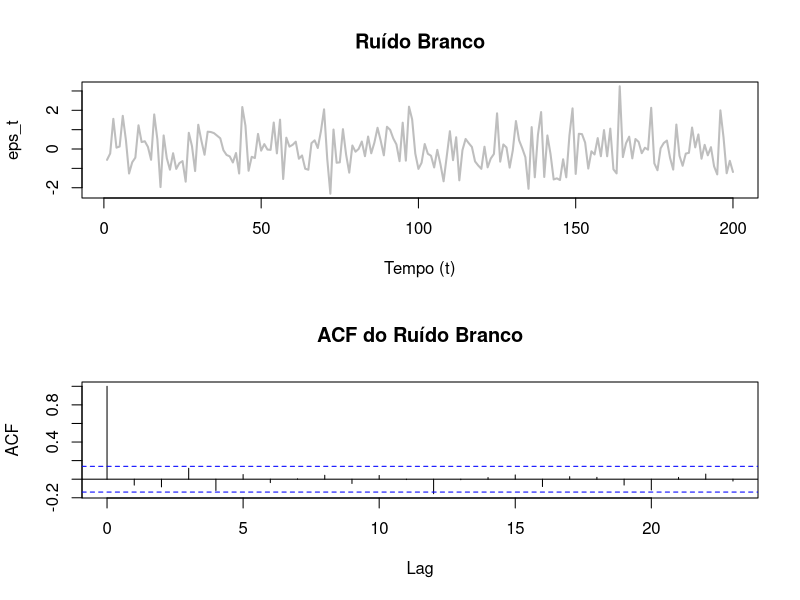
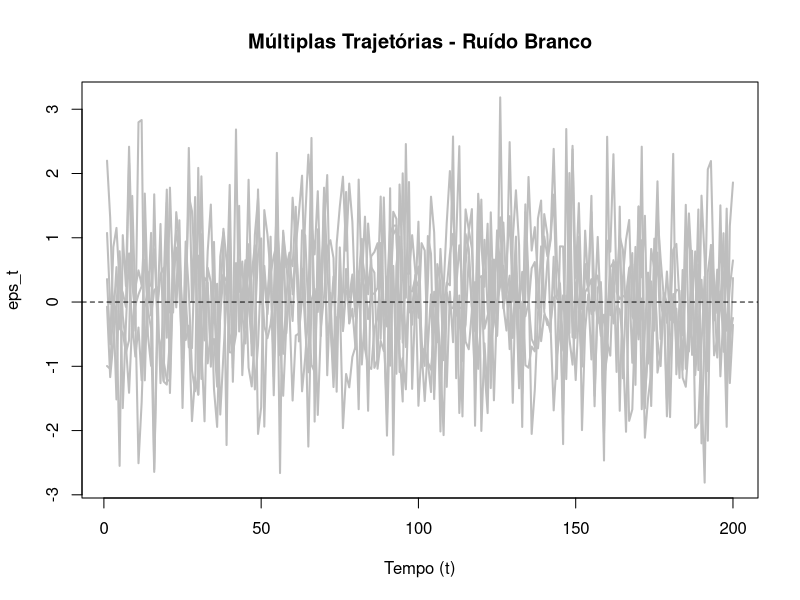
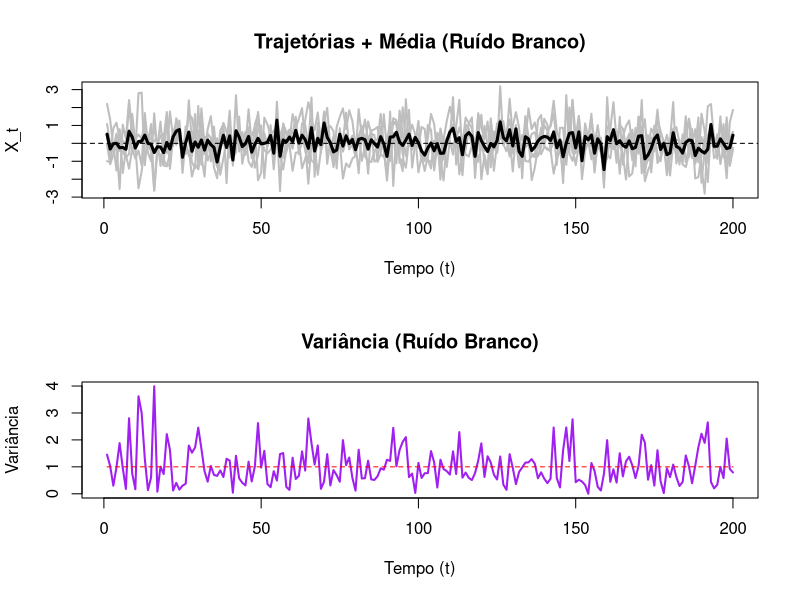
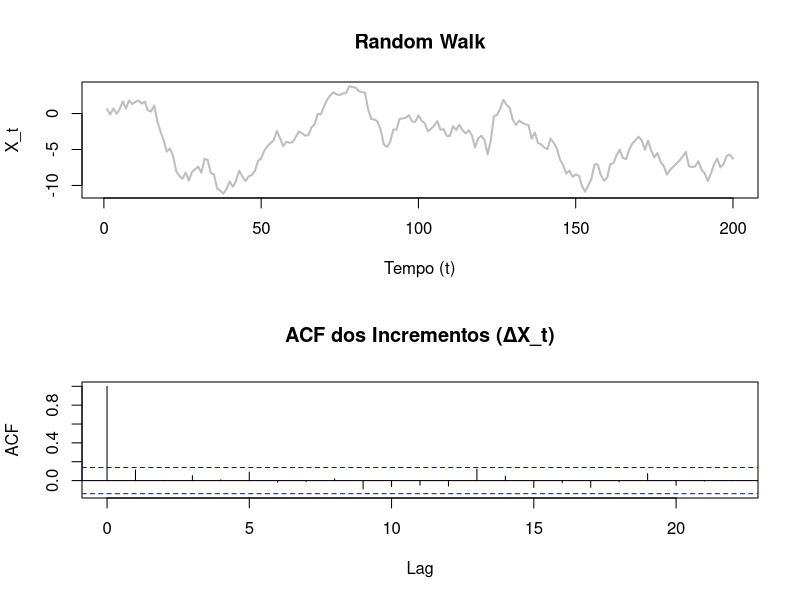
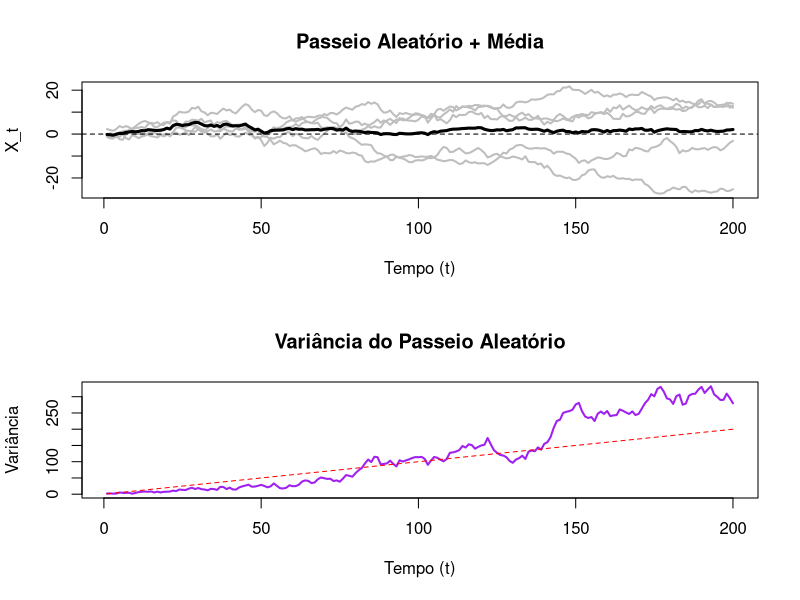
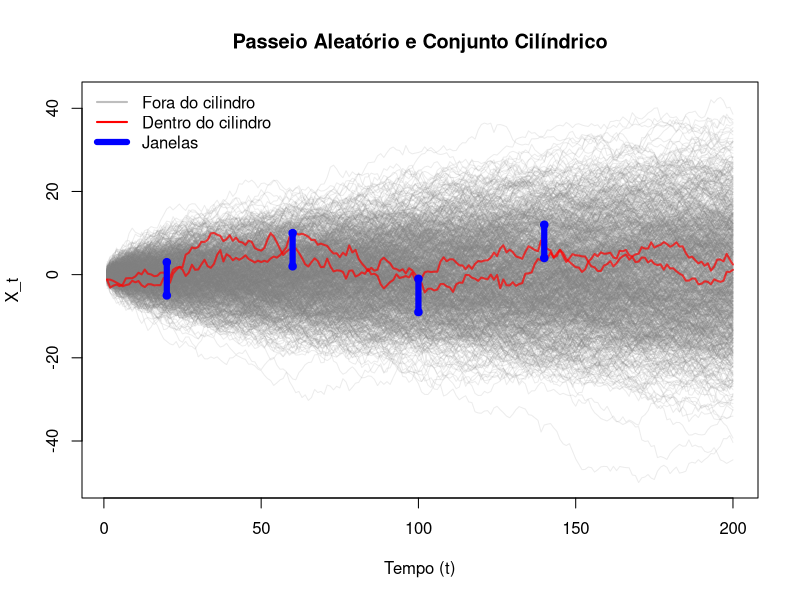

Generate these figures, in order, with R:
# (Original)
############################################################
# AULA PRÁTICA – PROCESSOS ESTOCÁSTICOS 
############################################################

rm(list = ls())
set.seed(123)

############################################################
# 1. PARÂMETROS GERAIS
############################################################

sigma2 <- 1  # variância do ruído branco

############################################################
# 2. SIMULAÇÃO
############################################################

############################################################
# RUÍDO BRANCO
############################################################

simular_ruido_branco <- function(n){
  # eps_t ~ N(0,1)
  return(rnorm(n, mean = 0, sd = sqrt(sigma2)))
}

############################################################
# MÚLTIPLAS TRAJETÓRIAS DE RUÍDO BRANCO
############################################################

simular_multiplas_trajetorias_ruido <- function(n, m){
  
  trajetorias <- matrix(0, nrow = n, ncol = m)
  
  for(i in 1:m){
    trajetorias[, i] <- simular_ruido_branco(n)
  }
  
  return(trajetorias)
}

############################################################
# PASSEIO ALEATÓRIO
# X_t = X_{t-1} + eps_t
############################################################

simular_passeio_aleatorio <- function(n){
  
  eps <- simular_ruido_branco(n)
  
  X <- numeric(n)
  
  # condição inicial
  X[1] <- eps[1]
  
  # construção recursiva
  if(n >= 2){
    for(t in 2:n){
      X[t] <- X[t-1] + eps[t]
    }
  }
  
  return(X)
}

############################################################
# MÚLTIPLOS PASSEIOS ALEATORIOS
############################################################

simular_multiplos_passeio_aleatorio <- function(n, m){
  
  trajetorias <- matrix(0, nrow = n, ncol = m)
  
  for(i in 1:m){
    trajetorias[, i] <- simular_passeio_aleatorio(n)
  }
  
  return(trajetorias)
}

############################################################
# 3. ESTATÍSTICAS
############################################################

############################################################
# MÉDIA
############################################################

calcular_media_trajetoria <- function(trajetorias){
  
  n <- nrow(trajetorias)
  m <- ncol(trajetorias)
  
  media <- numeric(n)
  
  for(t in 1:n){
    
    soma <- 0
    
    for(i in 1:m){
      soma <- soma + trajetorias[t,i]
    }
    
    media[t] <- soma / m
  }
  
  return(media)
}

############################################################
# VARIÂNCIA
############################################################

calcular_variancia_trajetoria <- function(trajetorias){
  
  n <- nrow(trajetorias)
  m <- ncol(trajetorias)
  
  if(m < 2){
    stop("São necessárias pelo menos duas trajetórias.")
  }
  
  variancia <- numeric(n)
  
  for(t in 1:n){
    soma <- 0
    
    for(i in 1:m){
      soma <- soma + trajetorias[t,i]
    }
    
    media <- soma / m
    
    soma <- 0
    
    for(i in 1:m){
      d <- trajetorias[t,i] - media
      soma <- soma + d*d
    }
    
    variancia[t] <- soma / (m-1)
  }
  
  return(variancia)
}

############################################################
# 4. PLOTS
############################################################

############################################################
# SÉRIE TEMPORAL
############################################################

plot_serie_temporal <- function(serie, titulo, ylab = "X_t"){
  
  n <- length(serie)
  
  plot(1:n, serie,
       type = "l",
       lwd = 2,
       col = "gray",
       main = titulo,
       xlab = "Tempo (t)",
       ylab = ylab)
}

############################################################
# ACF
############################################################

plot_acf <- function(serie, titulo){
  acf(serie, main = titulo)
}

############################################################
# MÚLTIPLAS TRAJETÓRIAS
############################################################

plot_multiplas_trajetorias <- function(trajetorias, titulo, ylab = "X_t"){
  
  n <- nrow(trajetorias)
  m <- ncol(trajetorias)
  
  plot(1:n, trajetorias[,1],
       type = "n",
       xlim = c(1, n),
       ylim = range(trajetorias),
       xlab = "Tempo (t)",
       ylab = ylab,
       main = titulo)
  
  for(i in 1:m){
    lines(1:n, trajetorias[, i], col = "gray", lwd = 2)
  }
  
  abline(h = 0, col = "black", lty = 2)
}

############################################################
# TRAJETÓRIAS + MÉDIA
############################################################

plot_trajetorias_media <- function(trajetorias, media, titulo){
  
  n <- nrow(trajetorias)
  m <- ncol(trajetorias)
  
  plot(1:n, trajetorias[,1],
       type = "n",
       xlim = c(1, n),
       ylim = range(trajetorias),
       xlab = "Tempo (t)",
       ylab = "X_t",
       main = titulo)
  
  for(i in 1:m){
    lines(1:n, trajetorias[, i], col = "gray", lwd = 2)
  }
  
  lines(1:n, media, col = "black", lwd = 3)
  
  abline(h = 0, col = "black", lty = 2)
}

############################################################
# VARIÂNCIA
############################################################

plot_variancia <- function(variancia, referencia = NULL, titulo){
  
  n <- length(variancia)
  
  plot(1:n, variancia,
       type = "l",
       lwd = 2,
       col = "purple",
       xlab = "Tempo (t)",
       ylab = "Variância",
       main = titulo)
  
  if(!is.null(referencia)){
    lines(1:n, referencia, col = "red", lty = 2)
  }
}

############################################################
# 5. EXEMPLOS DE USO
############################################################

n <- 200
m <- 5

############################################################
# RUÍDO BRANCO
############################################################

eps <- simular_ruido_branco(n)

par(mfrow = c(2,1))

plot_serie_temporal(eps, "Ruído Branco", "eps_t")
plot_acf(eps, "ACF do Ruído Branco")

par(mfrow = c(1,1))

############################################################
# MÚLTIPLAS TRAJETÓRIAS (RUÍDO BRANCO)
############################################################

traj <- simular_multiplas_trajetorias_ruido(n, m)

plot_multiplas_trajetorias(traj,
                           "Múltiplas Trajetórias - Ruído Branco",
                           "eps_t")

media <- calcular_media_trajetoria(traj)
variancia <- calcular_variancia_trajetoria(traj)

par(mfrow = c(2,1))

plot_trajetorias_media(traj, media,
                       "Trajetórias + Média (Ruído Branco)")

plot_variancia(
  variancia = variancia,
  referencia = rep(sigma2, n),
  titulo = "Variância (Ruído Branco)"
)

par(mfrow = c(1,1))

############################################################
# PASSEIO ALEATORIO
############################################################

pa <- simular_passeio_aleatorio(n)

par(mfrow = c(2,1))

plot_serie_temporal(pa, "Random Walk")
plot_acf(diff(pa), "ACF dos Incrementos (ΔX_t)")

par(mfrow = c(1,1))

############################################################
# MÚLTIPLOS PASSEIOS ALEATORIOS
############################################################

traj_pa <- simular_multiplos_passeio_aleatorio(n, m)

media_pa <- calcular_media_trajetoria(traj_pa)
var_pa <- calcular_variancia_trajetoria(traj_pa)

par(mfrow = c(2,1))

plot_trajetorias_media(traj_pa,
                       media_pa,
                       "Passeio Aleatório + Média")

plot_variancia(var_pa,
               referencia = sigma2 * (1:n),
               titulo = "Variância do Passeio Aleatório")

par(mfrow = c(1,1))

############################################################
# CONJUNTO CILÍNDRICO PARA O PASSEIO ALEATÓRIO
############################################################

n <- 200
m <- 1000

############################################################
# TEMPOS FIXADOS
############################################################

tempos_fix <- c(20, 60, 100, 140)

############################################################
# JANELAS NO EIXO Y
############################################################

limite_inferior <- c(-5,  2, -9,  4)

limite_superior <- c( 3, 10, -1, 12)

############################################################
# MATRIZ DAS TRAJETÓRIAS
############################################################

trajetorias <- simular_multiplos_passeio_aleatorio(n, m)

############################################################
# VERIFICAÇÃO DO CONJUNTO CILÍNDRICO
############################################################

pertence_cilindro <- logical(m)

for(i in 1:m){
  
  pertence <- TRUE
  
  for(j in 1:length(tempos_fix)){
    
    t <- tempos_fix[j]
    
    valor <- trajetorias[t,i]
    
    limite_inf <- limite_inferior[j]
    limite_sup <- limite_superior[j]
    
    if(valor < limite_inf || valor > limite_sup){
      pertence <- FALSE
    }
  }
  
  pertence_cilindro[i] <- pertence
}

############################################################
# CONTAGEM
############################################################

numero_trajetorias_cilindro <- 0

for(i in 1:m){
  
  if(pertence_cilindro[i]){
    numero_trajetorias_cilindro <-
      numero_trajetorias_cilindro + 1
  }
}

############################################################
# PROPORÇÃO
############################################################

proporcao <- numero_trajetorias_cilindro / m

cat("Número total de trajetórias:", m, "\n")

cat("Número de trajetórias no cilindro:",
    numero_trajetorias_cilindro, "\n")

cat("Proporção de trajetórias no cilindro:",
    proporcao, "\n")

############################################################
# GRÁFICO
############################################################

dev.new(width = 14, height = 8)

plot(1:n, trajetorias[,1],
     type = "n",
     xlim = c(1,n),
     ylim = range(trajetorias),
     xlab = "Tempo (t)",
     ylab = "X_t",
     main = "Passeio Aleatório e Conjunto Cilíndrico")

############################################################
# TRAJETÓRIAS FORA DO CILINDRO
############################################################

for(i in 1:m){
  
  if(!pertence_cilindro[i]){
    
    lines(1:n,
          trajetorias[,i],
          col = rgb(0.5,0.5,0.5,0.15),
          lwd = 1)
  }
}

############################################################
# TRAJETÓRIAS DENTRO DO CILINDRO
############################################################

for(i in 1:m){
  
  if(pertence_cilindro[i]){
    
    lines(1:n,
          trajetorias[,i],
          col = rgb(1,0,0,0.7),
          lwd = 2)
  }
}

############################################################
# JANELAS DO CILINDRO
############################################################

for(j in 1:length(tempos_fix)){
  
  t <- tempos_fix[j]
  
  limite_inf <- limite_inferior[j]
  limite_sup <- limite_superior[j]
  
  lines(c(t,t),
        c(limite_inf, limite_sup),
        col = "blue",
        lwd = 6)
  
  points(t,
         limite_inf,
         pch = 19,
         col = "blue")
  
  points(t,
         limite_sup,
         pch = 19,
         col = "blue")
}

############################################################
# LEGENDA
############################################################

legend("topleft",
       legend = c("Fora do cilindro",
                  "Dentro do cilindro",
                  "Janelas"),
       col = c("gray","red","blue"),
       lwd = c(2,2,6),
       bty = "n")
